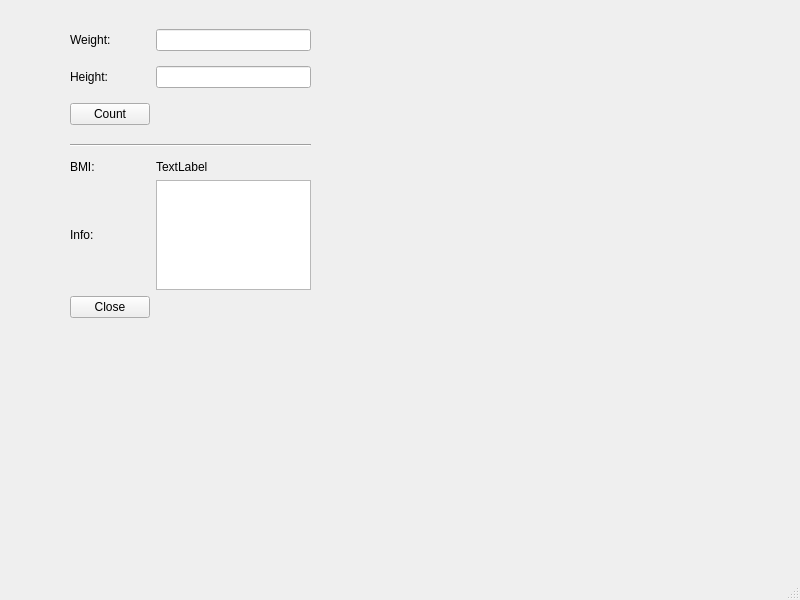
<?xml version="1.0" encoding="UTF-8"?>
<ui version="4.0">
 <class>MainWindow</class>
 <widget class="QMainWindow" name="MainWindow">
  <property name="geometry">
   <rect>
    <x>0</x>
    <y>0</y>
    <width>800</width>
    <height>600</height>
   </rect>
  </property>
  <property name="windowTitle">
   <string>MainWindow</string>
  </property>
  <widget class="QWidget" name="centralwidget">
   <widget class="QWidget" name="gridLayoutWidget">
    <property name="geometry">
     <rect>
      <x>70</x>
      <y>20</y>
      <width>241</width>
      <height>116</height>
     </rect>
    </property>
    <layout class="QGridLayout" name="gridLayout">
     <item row="1" column="0">
      <widget class="QLabel" name="label_2">
       <property name="text">
        <string>Height:</string>
       </property>
      </widget>
     </item>
     <item row="0" column="1">
      <widget class="QLineEdit" name="weightLineEdit"/>
     </item>
     <item row="0" column="0">
      <widget class="QLabel" name="label">
       <property name="text">
        <string>Weight:</string>
       </property>
      </widget>
     </item>
     <item row="1" column="1">
      <widget class="QLineEdit" name="heightLineEdit"/>
     </item>
     <item row="2" column="0">
      <widget class="QPushButton" name="countButton">
       <property name="text">
        <string>Count</string>
       </property>
      </widget>
     </item>
    </layout>
   </widget>
   <widget class="QWidget" name="gridLayoutWidget_2">
    <property name="geometry">
     <rect>
      <x>70</x>
      <y>160</y>
      <width>241</width>
      <height>158</height>
     </rect>
    </property>
    <layout class="QGridLayout" name="gridLayout_2">
     <item row="2" column="1">
      <widget class="QTextBrowser" name="infoTextBrowser"/>
     </item>
     <item row="0" column="1">
      <widget class="QLabel" name="resultLabel">
       <property name="text">
        <string>TextLabel</string>
       </property>
      </widget>
     </item>
     <item row="3" column="0">
      <widget class="QPushButton" name="closeButton">
       <property name="text">
        <string>Close</string>
       </property>
      </widget>
     </item>
     <item row="0" column="0">
      <widget class="QLabel" name="label_4">
       <property name="text">
        <string>BMI:</string>
       </property>
      </widget>
     </item>
     <item row="2" column="0">
      <widget class="QLabel" name="label_3">
       <property name="text">
        <string>Info:</string>
       </property>
      </widget>
     </item>
    </layout>
   </widget>
   <widget class="Line" name="line">
    <property name="geometry">
     <rect>
      <x>70</x>
      <y>130</y>
      <width>241</width>
      <height>31</height>
     </rect>
    </property>
    <property name="orientation">
     <enum>Qt::Horizontal</enum>
    </property>
   </widget>
  </widget>
  <widget class="QMenuBar" name="menubar">
   <property name="geometry">
    <rect>
     <x>0</x>
     <y>0</y>
     <width>800</width>
     <height>25</height>
    </rect>
   </property>
  </widget>
  <widget class="QStatusBar" name="statusbar"/>
 </widget>
 <resources/>
 <connections>
  <connection>
   <sender>closeButton</sender>
   <signal>clicked()</signal>
   <receiver>MainWindow</receiver>
   <slot>close()</slot>
   <hints>
    <hint type="sourcelabel">
     <x>129</x>
     <y>329</y>
    </hint>
    <hint type="destinationlabel">
     <x>184</x>
     <y>327</y>
    </hint>
   </hints>
  </connection>
 </connections>
</ui>
